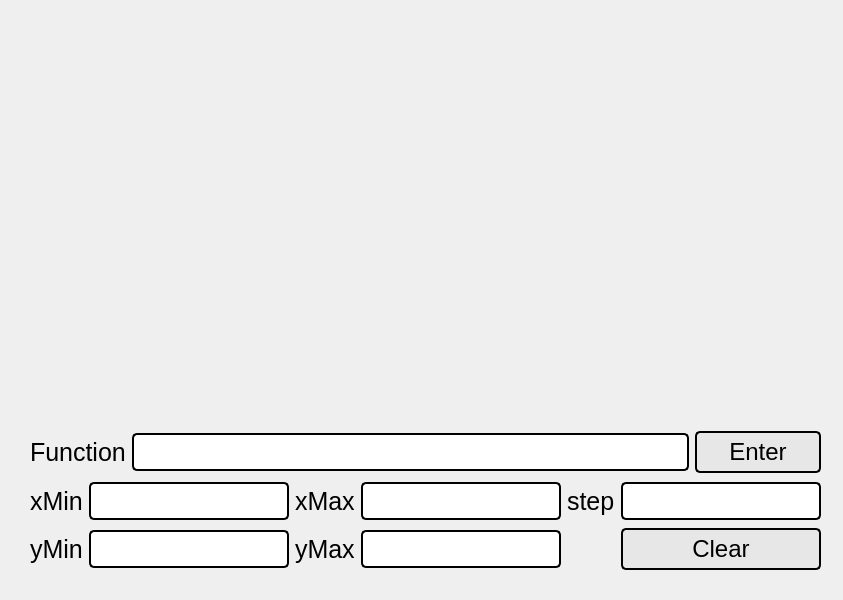
<?xml version="1.0" encoding="UTF-8"?>
<ui version="4.0">
 <class>Graphwindow</class>
 <widget class="QMainWindow" name="Graphwindow">
  <property name="geometry">
   <rect>
    <x>0</x>
    <y>0</y>
    <width>843</width>
    <height>600</height>
   </rect>
  </property>
  <property name="font">
   <font>
    <pointsize>20</pointsize>
   </font>
  </property>
  <property name="windowTitle">
   <string>MainWindow</string>
  </property>
  <widget class="QWidget" name="centralwidget">
   <property name="enabled">
    <bool>true</bool>
   </property>
   <widget class="QCustomPlot" name="widget" native="true">
    <property name="geometry">
     <rect>
      <x>30</x>
      <y>20</y>
      <width>791</width>
      <height>401</height>
     </rect>
    </property>
   </widget>
   <widget class="QWidget" name="layoutWidget">
    <property name="geometry">
     <rect>
      <x>30</x>
      <y>430</y>
      <width>791</width>
      <height>45</height>
     </rect>
    </property>
    <layout class="QGridLayout" name="gridLayout">
     <item row="0" column="0">
      <widget class="QLabel" name="label_5">
       <property name="styleSheet">
        <string notr="true">text-align: center;
text-decoration: none;
display: inline-block;
font-size: 25px;</string>
       </property>
       <property name="text">
        <string>Function</string>
       </property>
      </widget>
     </item>
     <item row="0" column="2">
      <widget class="QPushButton" name="benter">
       <property name="styleSheet">
        <string notr="true">background-color: #e7e7e7; 
color: black;
border: 2px solid black;
padding: 5px 32px;
text-align: center;
text-decoration: none;
display: inline-block;
font-size: 24px;
border-radius: 5px</string>
       </property>
       <property name="text">
        <string>Enter</string>
       </property>
      </widget>
     </item>
     <item row="0" column="1">
      <widget class="QLineEdit" name="fun">
       <property name="enabled">
        <bool>true</bool>
       </property>
       <property name="styleSheet">
        <string notr="true">background-color: white; 
color: black;
border: 2px solid black;
padding: 2px;
text-decoration: none;
display: inline-block;
font-size: 24px;
border-radius: 5px</string>
       </property>
      </widget>
     </item>
    </layout>
   </widget>
   <widget class="QWidget" name="layoutWidget">
    <property name="geometry">
     <rect>
      <x>30</x>
      <y>480</y>
      <width>791</width>
      <height>93</height>
     </rect>
    </property>
    <layout class="QGridLayout" name="gridLayout_2">
     <item row="0" column="0">
      <widget class="QLabel" name="label_8">
       <property name="styleSheet">
        <string notr="true">text-align: center;
text-decoration: none;
display: inline-block;
font-size: 25px;</string>
       </property>
       <property name="text">
        <string>xMin</string>
       </property>
      </widget>
     </item>
     <item row="0" column="1">
      <widget class="QLineEdit" name="xMin">
       <property name="styleSheet">
        <string notr="true">background-color: white; 
color: black;
border: 2px solid black;
padding: 2px;
text-decoration: none;
display: inline-block;
font-size: 24px;
border-radius: 5px</string>
       </property>
      </widget>
     </item>
     <item row="0" column="2">
      <widget class="QLabel" name="label_6">
       <property name="styleSheet">
        <string notr="true">text-align: center;
text-decoration: none;
display: inline-block;
font-size: 25px;</string>
       </property>
       <property name="text">
        <string>xMax</string>
       </property>
      </widget>
     </item>
     <item row="0" column="3">
      <widget class="QLineEdit" name="xMax">
       <property name="styleSheet">
        <string notr="true">background-color: white; 
color: black;
border: 2px solid black;
padding: 2px;
text-decoration: none;
display: inline-block;
font-size: 24px;
border-radius: 5px</string>
       </property>
      </widget>
     </item>
     <item row="0" column="4">
      <widget class="QLabel" name="label_7">
       <property name="styleSheet">
        <string notr="true">text-align: center;
text-decoration: none;
display: inline-block;
font-size: 25px;</string>
       </property>
       <property name="text">
        <string>step</string>
       </property>
      </widget>
     </item>
     <item row="0" column="5">
      <widget class="QLineEdit" name="step">
       <property name="styleSheet">
        <string notr="true">background-color: white; 
color: black;
border: 2px solid black;
padding: 2px;
text-decoration: none;
display: inline-block;
font-size: 24px;
border-radius: 5px</string>
       </property>
      </widget>
     </item>
     <item row="1" column="0">
      <widget class="QLabel" name="label_9">
       <property name="styleSheet">
        <string notr="true">text-align: center;
text-decoration: none;
display: inline-block;
font-size: 25px;</string>
       </property>
       <property name="text">
        <string>yMin</string>
       </property>
      </widget>
     </item>
     <item row="1" column="1">
      <widget class="QLineEdit" name="yMin">
       <property name="styleSheet">
        <string notr="true">background-color: white; 
color: black;
border: 2px solid black;
padding: 2px;
text-decoration: none;
display: inline-block;
font-size: 24px;
border-radius: 5px</string>
       </property>
      </widget>
     </item>
     <item row="1" column="2">
      <widget class="QLabel" name="label_10">
       <property name="styleSheet">
        <string notr="true">text-align: center;
text-decoration: none;
display: inline-block;
font-size: 25px;</string>
       </property>
       <property name="text">
        <string>yMax</string>
       </property>
      </widget>
     </item>
     <item row="1" column="3">
      <widget class="QLineEdit" name="yMax">
       <property name="styleSheet">
        <string notr="true">background-color: white; 
color: black;
border: 2px solid black;
padding: 2px;
text-decoration: none;
display: inline-block;
font-size: 24px;
border-radius: 5px</string>
       </property>
      </widget>
     </item>
     <item row="1" column="5">
      <widget class="QPushButton" name="bclear">
       <property name="styleSheet">
        <string notr="true">background-color: #e7e7e7; 
color: black;
border: 2px solid black;
padding: 5px 32px;
text-align: center;
text-decoration: none;
display: inline-block;
font-size: 24px;
border-radius: 5px</string>
       </property>
       <property name="text">
        <string>Clear</string>
       </property>
      </widget>
     </item>
    </layout>
   </widget>
  </widget>
 </widget>
 <customwidgets>
  <customwidget>
   <class>QCustomPlot</class>
   <extends>QWidget</extends>
   <header>qcustomplot.h</header>
   <container>1</container>
  </customwidget>
 </customwidgets>
 <resources/>
 <connections/>
</ui>
